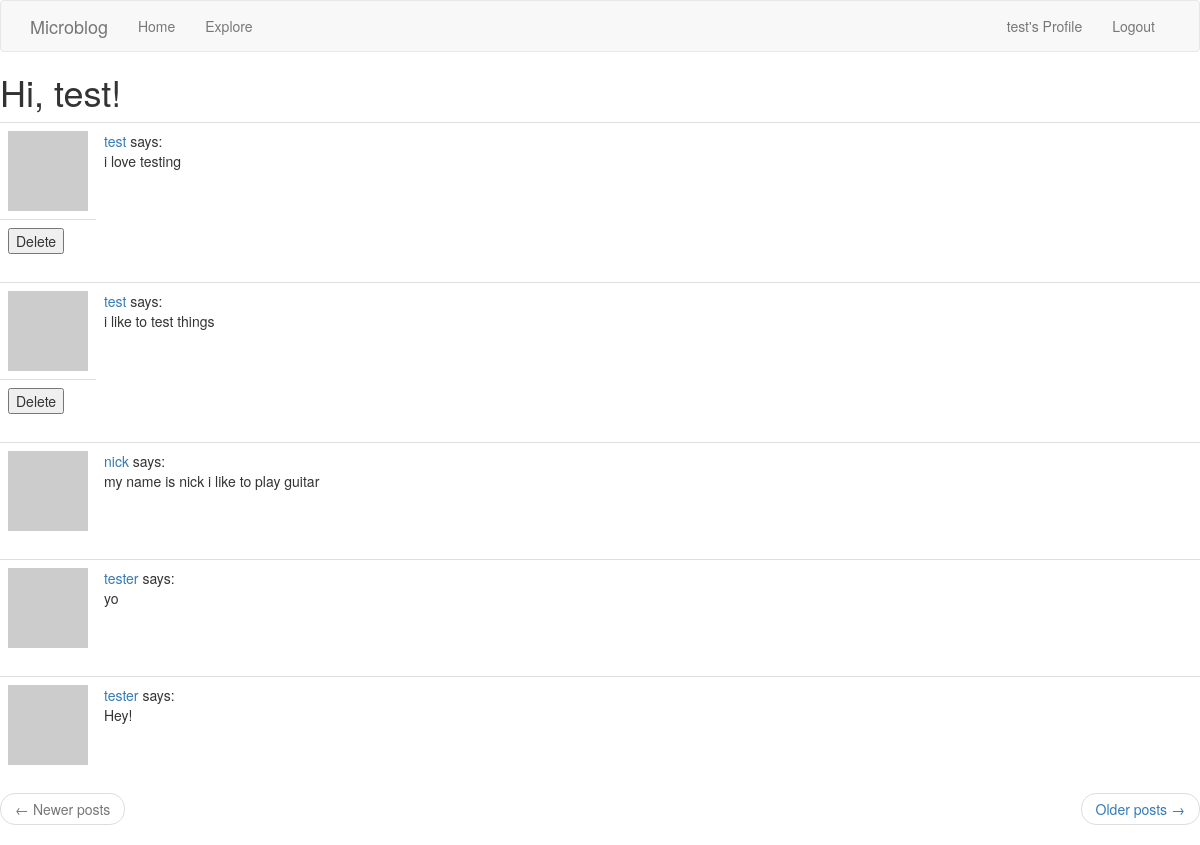
The page /explore (signed in) on the database as committed earlier.
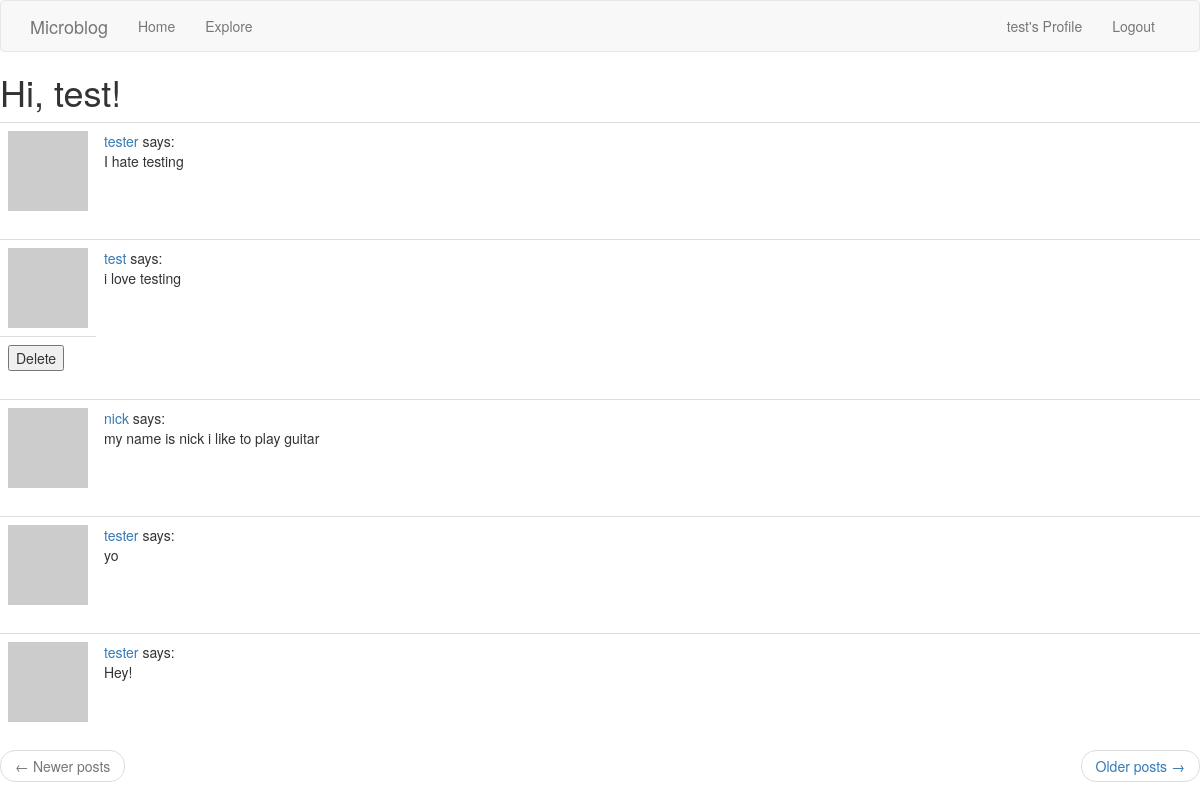
The same page on the database as committed later.
### app/models.py (models this page shows, shortened)
class Post(db.Model):
    id = db.Column(db.Integer, primary_key=True)
    body = db.Column(db.String(140))
    timestamp = db.Column(db.DateTime, index=True, default=datetime.utcnow)
    user_id = db.Column(db.Integer, db.ForeignKey('user.id'))

class User(UserMixin, db.Model):
    id = db.Column(db.Integer, primary_key=True)
    username = db.Column(db.String(64), index=True, unique=True)
    email = db.Column(db.String(120), index=True, unique=True)
    password_hash = db.Column(db.String(128))
    posts = db.relationship('Post', backref='author', lazy='dynamic')
    about_me = db.Column(db.String(140))
    last_seen = db.Column(db.DateTime, default=datetime.utcnow)
    def avatar(self, size):
        digest = md5(self.email.lower().encode('utf-8')).hexdigest()
        return 'https://www.gravatar.com/avatar/{}?d=identicon&s={}'.format(
            digest, size)
    followed = db.relationship(
        'User', secondary=followers,
        primaryjoin=(followers.c.follower_id == id),
        secondaryjoin=(followers.c.followed_id == id),
        backref=db.backref('followers', lazy='dynamic'), lazy='dynamic')

### app/routes.py (the view)
@app.route('/explore')
@login_required
def explore():
    page = request.args.get('page', 1, type=int)
    posts = Post.query.order_by(Post.timestamp.desc()).paginate(
        page, app.config['POSTS_PER_PAGE'], False)
    next_url = url_for('explore', page=posts.next_num) \
        if posts.has_next else None
    prev_url = url_for('explore', page=posts.prev_num) \
        if posts.has_prev else None
    return render_template("index.html", title='Explore', posts=posts.items,
                          next_url=next_url, prev_url=prev_url, currentUser=current_user.username)

### app/models.py (called while the page is built)
@login.user_loader
def load_user(id):
    return User.query.get(int(id))

### app/routes.py (called while the page is built)
@app.before_request
def before_request():
    if current_user.is_authenticated:
        current_user.last_seen = datetime.utcnow()
        db.session.commit()

### app/templates/index.html (shortened to what this page needs)
{% extends "base.html" %}
{% block content %}
    <h1>Hi, {{ current_user.username }}!</h1>
    {% for post in posts %}
        {% include '_post.html' %}
    {% endfor %}
    <nav aria-label="...">
            <ul class="pager">
                <li class="previous{% if not prev_url %} disabled{% endif %}">
                    <a href="{{ prev_url or '#' }}">
                        <span aria-hidden="true">&larr;</span> Newer posts
                    </a>
                </li>
                <li class="next{% if not next_url %} disabled{% endif %}">
                    <a href="{{ next_url or '#' }}">
                        Older posts <span aria-hidden="true">&rarr;</span>
                    </a>
                </li>
            </ul>
        </nav>
{% endblock %}

### app/templates/_post.html (shortened to what this page needs)
<table class="table table-hover">
    <tr>
        <td width="70px">
            <a href="{{ url_for('user', username=post.author.username) }}">
                <img src="{{ post.author.avatar(70) }}" />
            </a>
        </td>
        <td>
            <a href="{{ url_for('user', username=post.author.username) }}">
                {{ post.author.username }}
            </a>
            says:
            <br>
            {{ post.body }}
        </td>
    </tr>
    {% if currentUser == post.author.username %}
    <td>
        <form action="{{ url_for('delete_post') }}" method=post>
            <input type="submit" value="Delete" />
        </form>
    </td>
    {% endif %}
</table>

Rows that differ between the two databases and show on the page:
removed Post: author.username "test", body "i like to test things"
added Post: author.username "tester", body "I hate testing"
